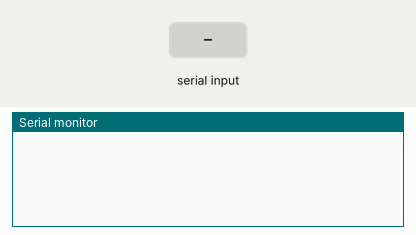
This sketch was run on a simulated Arduino Mega 2560, built with avr-gcc and run on an emulated ATmega2560. Shown: the last lines printed to the serial monitor. The inputs (shaded band) are chosen by the test bench.

Above: at 6.2 s.
6.3 s: "90,45\n" received over the second serial link
At 6.8 s:
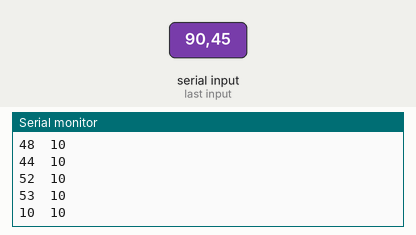
7.8 s: "30,150\n" received over the second serial link
At 9.2 s:
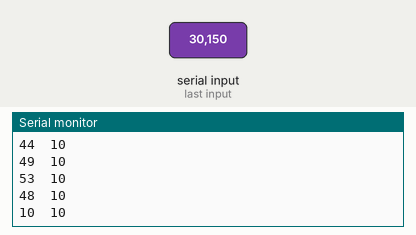
Timing chart, 0 to 10.8 s (numbered marks = the images above; inputs shaded):
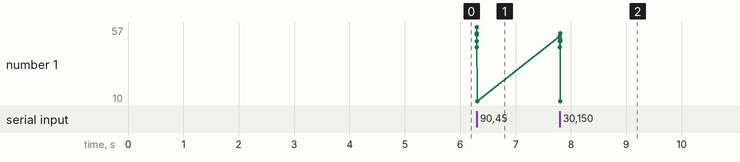

Measured:
- after the input at 6.3 s, the serial monitor: prints a new line at once (image 1)
- after the input at 7.8 s, the serial monitor: prints a new line at once (image 2)

The sketch:

controller.ino
```cpp
String inputString = "";
boolean stringComplete = false;
int a = 0;
byte x = 0;
byte y;

void setup() {
  Serial.begin(115200);
  Serial1.begin(115200);
  delay(5000);
}

void loop() {

  serialEvent();
  if (stringComplete)
  {
    x = inputString.toInt();
    inputString = "";
    stringComplete = false;
  }

  if (Serial1.available())
  {
    y = Serial1.read();
    Serial.print(y);
    byte z = x + 10;
    Serial1.write(z);
    Serial.print("\t");
    Serial.println(z);

  }
  a++;
}


void serialEvent() {
  while (Serial.available()) {
    // get the new byte:
    char inChar = (char)Serial.read();
    // add it to the inputString:
    inputString += inChar;
    // if the incoming character is a newline, set a flag
    // so the main loop can do something about it:
    if (inChar == '\n') {
      stringComplete = true;
    }
  }
}
```
